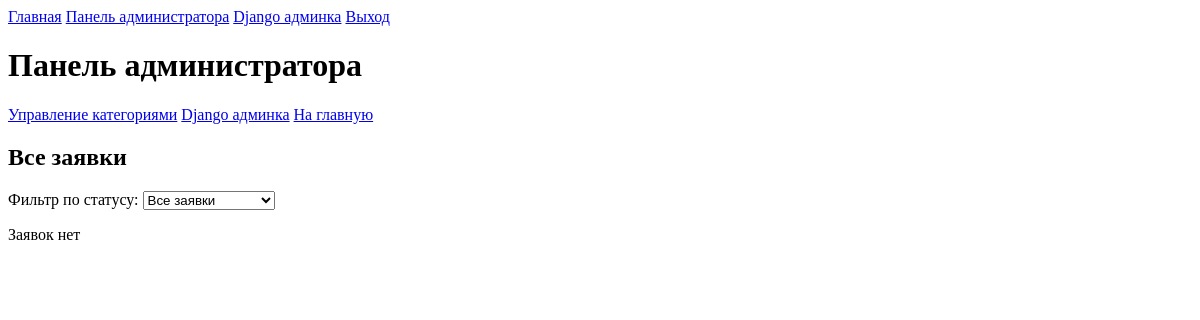
Page /catalog/admin/dashboard/ (signed in) on the earlier database version.
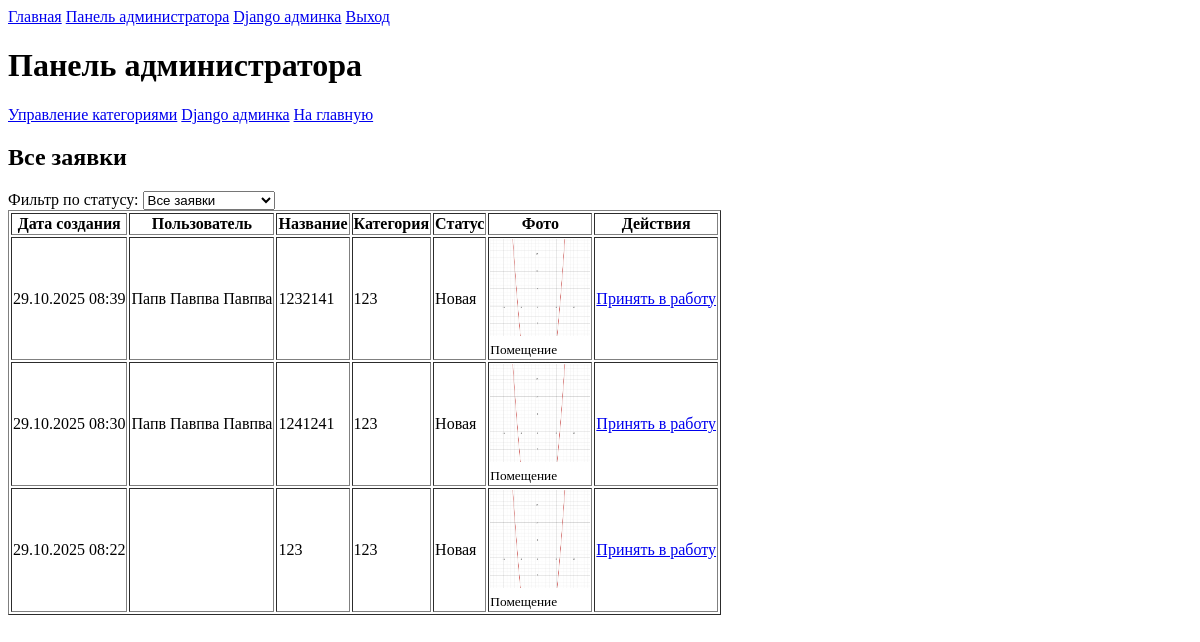
Same page on the later database version.
### design_app/models.py (models this page shows, shortened)
class Application(models.Model):
    STATUS_CHOICES = [
        ('new', 'Новая'),
        ('in_progress', 'Принято в работу'),
        ('completed', 'Выполнено'),
    ]
    title = models.CharField(max_length=200)
    description = models.TextField()
    category = models.ForeignKey(Category, on_delete=models.CASCADE)
    photo = models.ImageField(
        upload_to='application_photos/',
        validators=[validate_image_size, validate_image_extension]
    )
    status = models.CharField(max_length=20, choices=STATUS_CHOICES, default='new')
    created_at = models.DateTimeField(auto_now_add=True)
    user = models.ForeignKey(CustomUser, on_delete=models.CASCADE)
    design_photo = models.ImageField(
        upload_to='design_photos/',
        null=True,
        blank=True,
        validators=[validate_image_size, validate_image_extension]
    )
    comment = models.TextField(blank=True)
    def can_change_to_in_progress(self):
        return self.status == 'new'
    def can_change_status(self):
        return self.can_change_to_in_progress() or self.can_change_to_completed()

class CustomUser(AbstractUser):
    full_name = models.CharField(max_length=100, validators=[validate_cyrillic])
    login = models.CharField(max_length=50, unique=True, validators=[validate_latin])
    email = models.EmailField(unique=True)
    personal_data_agreement = models.BooleanField(default=False)

class Category(models.Model):
    name = models.CharField(max_length=100, unique=True)

### design_app/views.py (the view)
    def wrapper(request, *args, **kwargs):
        if not request.user.is_authenticated or not request.user.is_superuser:
            messages.error(request, 'Доступ запрещен')
            return redirect('index')
        return function(request, *args, **kwargs)

### design_app/views.py (called while the page is built)
def admin_required(function):
    def wrapper(request, *args, **kwargs):
        if not request.user.is_authenticated or not request.user.is_superuser:
            messages.error(request, 'Доступ запрещен')
            return redirect('index')
        return function(request, *args, **kwargs)
    return wrapper

@login_required
@admin_required
def admin_dashboard(request):
    applications = Application.objects.all().order_by('-created_at')
    status_filter = request.GET.get('status')
    if status_filter:
        applications = applications.filter(status=status_filter)
    context = {
        'applications': applications,
        'status_choices': Application.STATUS_CHOICES,
    }
    return render(request, 'admin/dashboard.html', context)

### templates/admin/dashboard.html (shortened to what this page needs)
{% extends 'base.html' %}
{% block content %}
<h1>Панель администратора</h1>
<nav>
    <a href="{% url 'manage_categories' %}">Управление категориями</a>
    <a href="/superadmin/">Django админка</a>
    <a href="{% url 'index' %}">На главную</a>
</nav>
<h2>Все заявки</h2>
<form method="get">
    <div>
        <label>Фильтр по статусу:</label>
        <select name="status" onchange="this.form.submit()">
            <option value="">Все заявки</option>
        </select>
    </div>
</form>
{% if applications %}
    <table border="1">
        <thead>
            <tr>
                <th>Дата создания</th>
                <th>Пользователь</th>
                <th>Название</th>
                <th>Категория</th>
                <th>Статус</th>
                <th>Фото</th>
                <th>Действия</th>
            </tr>
        </thead>
        <tbody>
            {% for app in applications %}
            <tr>
                <td>{{ app.created_at|date:"d.m.Y H:i" }}</td>
                <td>{{ app.user.full_name }}</td>
                <td>{{ app.title }}</td>
                <td>{{ app.category.name }}</td>
                <td>{{ app.get_status_display }}</td>
                <td>
                    {% if app.status == 'completed' %}
                        <div>
                            <strong>До:</strong><br>
                            {% if app.photo %}
                                <img src="{{ app.photo.url }}" alt="Помещение до" width="80" style="max-height: 80px;">
                            {% else %}
                                <span style="color: #999;">Нет фото</span>
                            {% endif %}
                        </div>
                        <div>
                            <strong>После:</strong><br>
                            {% if app.design_photo %}
                                <img src="{{ app.design_photo.url }}" alt="Дизайн после" width="80" style="max-height: 80px; border: 2px solid green;">
                            {% else %}
                                <span style="color: #999;">Нет дизайна</span>
                            {% endif %}
                        </div>
                    {% else %}
                        {% if app.photo %}
                            <img src="{{ app.photo.url }}" alt="{{ app.title }}" width="100" style="max-height: 100px;">
                            <br>
                            <small>Помещение</small>
                        {% else %}
                            <span style="color: #999;">Нет фото</span>
                        {% endif %}
                    {% endif %}
                </td>
                <td>
                    {% if app.can_change_status %}
                        {% if app.can_change_to_in_progress %}
                            <a href="{% url 'change_application_status' app.id %}">Принять в работу</a>
                        {% elif app.can_change_to_completed %}
                            <a href="{% url 'change_application_status' app.id %}">Завершить</a>
                        {% endif %}
                    {% else %}
                        <span>Статус изменен</span>
                    {% endif %}
                </td>
            </tr>
            {% endfor %}
        </tbody>
    </table>
{% else %}
    <p>Заявок нет</p>
{% endif %}
{% endblock %}

Differences in the rows shown:
added Application: created_at "29.10.2025 08:39", user.full_name "Папв Павпва Павпва", title "1232141", category.name "123", status "Новая", photo (picture), shows "Принять в работу"
added Application: created_at "29.10.2025 08:30", user.full_name "Папв Павпва Павпва", title "1241241", category.name "123", status "Новая", photo (picture), shows "Принять в работу"
added Application: created_at "29.10.2025 08:22", title "123", category.name "123", status "Новая", photo (picture), shows "Принять в работу"
Other differences:
text no longer shown: "Заявок нет"
text now shown: "Дата создания Пользователь Название Категория Статус Фото Действия"
